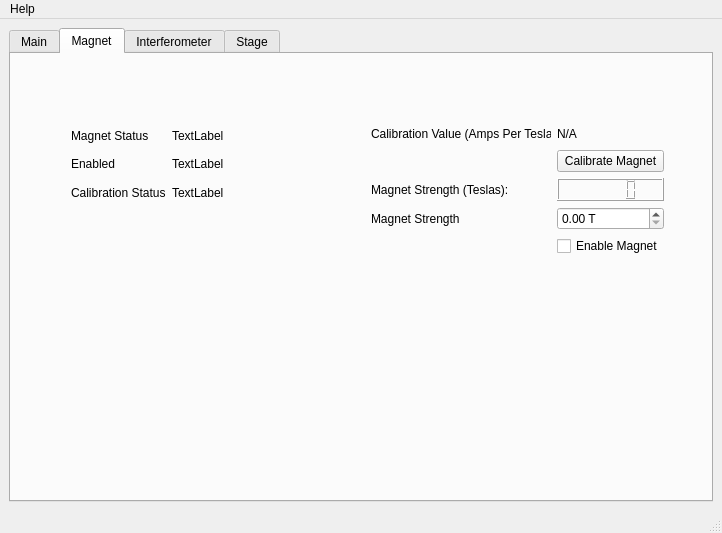
<?xml version="1.0" encoding="UTF-8"?>
<ui version="4.0">
 <class>MainWindow</class>
 <widget class="QMainWindow" name="MainWindow">
  <property name="geometry">
   <rect>
    <x>0</x>
    <y>0</y>
    <width>722</width>
    <height>533</height>
   </rect>
  </property>
  <property name="windowTitle">
   <string>MainWindow</string>
  </property>
  <widget class="QWidget" name="centralwidget">
   <layout class="QVBoxLayout" name="verticalLayout">
    <item>
     <widget class="QTabWidget" name="tabWidget">
      <property name="currentIndex">
       <number>1</number>
      </property>
      <widget class="QWidget" name="main">
       <attribute name="title">
        <string>Main</string>
       </attribute>
       <widget class="QWidget" name="gridLayoutWidget">
        <property name="geometry">
         <rect>
          <x>430</x>
          <y>30</y>
          <width>251</width>
          <height>111</height>
         </rect>
        </property>
        <layout class="QGridLayout" name="gridLayout">
         <item row="3" column="2">
          <widget class="QLabel" name="intfm_status">
           <property name="text">
            <string>TextLabel</string>
           </property>
          </widget>
         </item>
         <item row="0" column="2">
          <widget class="QLabel" name="main_status">
           <property name="text">
            <string>TextLabel</string>
           </property>
          </widget>
         </item>
         <item row="3" column="0">
          <widget class="QLabel" name="text_3">
           <property name="text">
            <string>Interferometer Status</string>
           </property>
          </widget>
         </item>
         <item row="2" column="0">
          <widget class="QLabel" name="text">
           <property name="text">
            <string>Magnet Status</string>
           </property>
          </widget>
         </item>
         <item row="4" column="0">
          <widget class="QLabel" name="text_4">
           <property name="text">
            <string>Stage Status</string>
           </property>
          </widget>
         </item>
         <item row="2" column="2">
          <widget class="QLabel" name="magnet_status_1">
           <property name="text">
            <string>TextLabel</string>
           </property>
          </widget>
         </item>
         <item row="4" column="2">
          <widget class="QLabel" name="stage_status">
           <property name="text">
            <string>TextLabel</string>
           </property>
          </widget>
         </item>
         <item row="0" column="0">
          <widget class="QLabel" name="text_2">
           <property name="text">
            <string>Status</string>
           </property>
          </widget>
         </item>
        </layout>
       </widget>
       <widget class="QWidget" name="gridLayoutWidget_2">
        <property name="geometry">
         <rect>
          <x>420</x>
          <y>240</y>
          <width>253</width>
          <height>114</height>
         </rect>
        </property>
        <layout class="QGridLayout" name="gridLayout_2">
         <item row="3" column="0">
          <widget class="QLabel" name="text_5">
           <property name="text">
            <string>Resolution</string>
           </property>
          </widget>
         </item>
         <item row="3" column="1">
          <widget class="QSpinBox" name="stage_res">
           <property name="suffix">
            <string> µm</string>
           </property>
           <property name="maximum">
            <number>100</number>
           </property>
           <property name="value">
            <number>1</number>
           </property>
          </widget>
         </item>
         <item row="4" column="1">
          <widget class="QPushButton" name="main_start">
           <property name="text">
            <string>Start!</string>
           </property>
          </widget>
         </item>
         <item row="0" column="0">
          <widget class="QLabel" name="text_6">
           <property name="text">
            <string>Magnet Strength</string>
           </property>
          </widget>
         </item>
         <item row="0" column="1">
          <widget class="QDoubleSpinBox" name="magnet_strength_1">
           <property name="suffix">
            <string> T</string>
           </property>
          </widget>
         </item>
         <item row="1" column="1">
          <widget class="QCheckBox" name="magnet_enabled">
           <property name="text">
            <string>Enable Magnet</string>
           </property>
           <property name="tristate">
            <bool>false</bool>
           </property>
          </widget>
         </item>
        </layout>
       </widget>
       <widget class="QWidget" name="gridLayoutWidget_3">
        <property name="geometry">
         <rect>
          <x>10</x>
          <y>20</y>
          <width>394</width>
          <height>166</height>
         </rect>
        </property>
        <layout class="QGridLayout" name="gridLayout_3">
         <item row="5" column="2">
          <widget class="QLabel" name="stage_corner2">
           <property name="text">
            <string>TextLabel</string>
           </property>
          </widget>
         </item>
         <item row="6" column="1">
          <widget class="QPushButton" name="stage_set_corner2">
           <property name="text">
            <string>Set</string>
           </property>
          </widget>
         </item>
         <item row="5" column="1">
          <widget class="QLabel" name="text_11">
           <property name="text">
            <string>Second Corner</string>
           </property>
          </widget>
         </item>
         <item row="4" column="7">
          <spacer name="horizontalSpacer_2">
           <property name="orientation">
            <enum>Qt::Orientation::Horizontal</enum>
           </property>
           <property name="sizeHint" stdset="0">
            <size>
             <width>40</width>
             <height>20</height>
            </size>
           </property>
          </spacer>
         </item>
         <item row="4" column="1">
          <widget class="QPushButton" name="stage_set_corner1">
           <property name="text">
            <string>Set</string>
           </property>
          </widget>
         </item>
         <item row="4" column="5">
          <widget class="QPushButton" name="stage_up">
           <property name="text">
            <string>Up</string>
           </property>
          </widget>
         </item>
         <item row="3" column="5">
          <widget class="QLCDNumber" name="stage_y"/>
         </item>
         <item row="5" column="3">
          <widget class="QPushButton" name="stage_left">
           <property name="text">
            <string>Left</string>
           </property>
          </widget>
         </item>
         <item row="0" column="3">
          <widget class="QLabel" name="text_7">
           <property name="text">
            <string>X</string>
           </property>
          </widget>
         </item>
         <item row="4" column="3">
          <spacer name="horizontalSpacer">
           <property name="orientation">
            <enum>Qt::Orientation::Horizontal</enum>
           </property>
           <property name="sizeHint" stdset="0">
            <size>
             <width>40</width>
             <height>20</height>
            </size>
           </property>
          </spacer>
         </item>
         <item row="5" column="7">
          <widget class="QPushButton" name="stage_right">
           <property name="text">
            <string>Right</string>
           </property>
          </widget>
         </item>
         <item row="3" column="7">
          <widget class="QSpinBox" name="stage_stepsize">
           <property name="maximum">
            <number>5000</number>
           </property>
           <property name="singleStep">
            <number>50</number>
           </property>
           <property name="value">
            <number>1000</number>
           </property>
          </widget>
         </item>
         <item row="3" column="1">
          <widget class="QLabel" name="text_10">
           <property name="text">
            <string>First Corner</string>
           </property>
          </widget>
         </item>
         <item row="0" column="7">
          <widget class="QLabel" name="text_9">
           <property name="text">
            <string>Microns per Step</string>
           </property>
          </widget>
         </item>
         <item row="6" column="5">
          <widget class="QPushButton" name="stage_down">
           <property name="text">
            <string>Down</string>
           </property>
          </widget>
         </item>
         <item row="3" column="2">
          <widget class="QLabel" name="stage_corner1">
           <property name="text">
            <string>TextLabel</string>
           </property>
          </widget>
         </item>
         <item row="0" column="5">
          <widget class="QLabel" name="text_8">
           <property name="text">
            <string>Y</string>
           </property>
          </widget>
         </item>
         <item row="3" column="3">
          <widget class="QLCDNumber" name="stage_x"/>
         </item>
        </layout>
       </widget>
       <widget class="QProgressBar" name="progressbar">
        <property name="geometry">
         <rect>
          <x>10</x>
          <y>400</y>
          <width>641</width>
          <height>23</height>
         </rect>
        </property>
        <property name="value">
         <number>24</number>
        </property>
       </widget>
       <widget class="QCheckBox" name="enabled">
        <property name="geometry">
         <rect>
          <x>50</x>
          <y>270</y>
          <width>78</width>
          <height>20</height>
         </rect>
        </property>
        <property name="text">
         <string>Enabled</string>
        </property>
       </widget>
      </widget>
      <widget class="QWidget" name="magnet">
       <attribute name="title">
        <string>Magnet</string>
       </attribute>
       <widget class="QWidget" name="gridLayoutWidget_4">
        <property name="geometry">
         <rect>
          <x>360</x>
          <y>70</y>
          <width>293</width>
          <height>132</height>
         </rect>
        </property>
        <layout class="QGridLayout" name="gridLayout_4">
         <item row="2" column="1">
          <widget class="QLCDNumber" name="magnet_output"/>
         </item>
         <item row="4" column="1">
          <widget class="QDoubleSpinBox" name="magnet_strength_2">
           <property name="suffix">
            <string> T</string>
           </property>
          </widget>
         </item>
         <item row="2" column="0">
          <widget class="QLabel" name="text_12">
           <property name="text">
            <string>Magnet Strength (Teslas):</string>
           </property>
          </widget>
         </item>
         <item row="0" column="1">
          <widget class="QLabel" name="calibration_value">
           <property name="text">
            <string>N/A</string>
           </property>
          </widget>
         </item>
         <item row="5" column="1">
          <widget class="QCheckBox" name="magnet_enabled_2">
           <property name="text">
            <string>Enable Magnet</string>
           </property>
           <property name="tristate">
            <bool>false</bool>
           </property>
          </widget>
         </item>
         <item row="4" column="0">
          <widget class="QLabel" name="text_14">
           <property name="text">
            <string>Magnet Strength</string>
           </property>
          </widget>
         </item>
         <item row="0" column="0">
          <widget class="QLabel" name="text_17">
           <property name="text">
            <string>Calibration Value (Amps Per Tesla)</string>
           </property>
          </widget>
         </item>
         <item row="1" column="1">
          <widget class="QPushButton" name="calibrate_button">
           <property name="text">
            <string>Calibrate Magnet</string>
           </property>
          </widget>
         </item>
        </layout>
       </widget>
       <widget class="QWidget" name="gridLayoutWidget_5">
        <property name="geometry">
         <rect>
          <x>60</x>
          <y>70</y>
          <width>160</width>
          <height>80</height>
         </rect>
        </property>
        <layout class="QGridLayout" name="gridLayout_5">
         <item row="1" column="0">
          <widget class="QLabel" name="text_15">
           <property name="text">
            <string>Enabled</string>
           </property>
          </widget>
         </item>
         <item row="0" column="0">
          <widget class="QLabel" name="text_13">
           <property name="text">
            <string>Magnet Status</string>
           </property>
          </widget>
         </item>
         <item row="2" column="0">
          <widget class="QLabel" name="text_16">
           <property name="text">
            <string>Calibration Status</string>
           </property>
          </widget>
         </item>
         <item row="0" column="1">
          <widget class="QLabel" name="magnet_status_2">
           <property name="text">
            <string>TextLabel</string>
           </property>
          </widget>
         </item>
         <item row="1" column="1">
          <widget class="QLabel" name="magnet_enabled_status">
           <property name="text">
            <string>TextLabel</string>
           </property>
          </widget>
         </item>
         <item row="2" column="1">
          <widget class="QLabel" name="magnet_calibrated">
           <property name="text">
            <string>TextLabel</string>
           </property>
          </widget>
         </item>
        </layout>
       </widget>
      </widget>
      <widget class="QWidget" name="interferometer">
       <attribute name="title">
        <string>Interferometer</string>
       </attribute>
      </widget>
      <widget class="QWidget" name="stage">
       <attribute name="title">
        <string>Stage</string>
       </attribute>
      </widget>
     </widget>
    </item>
   </layout>
  </widget>
  <widget class="QMenuBar" name="menubar">
   <property name="geometry">
    <rect>
     <x>0</x>
     <y>0</y>
     <width>722</width>
     <height>33</height>
    </rect>
   </property>
   <widget class="QMenu" name="menuHelp">
    <property name="title">
     <string>Help</string>
    </property>
   </widget>
   <addaction name="menuHelp"/>
  </widget>
  <widget class="QStatusBar" name="statusbar"/>
 </widget>
 <resources/>
 <connections/>
</ui>
